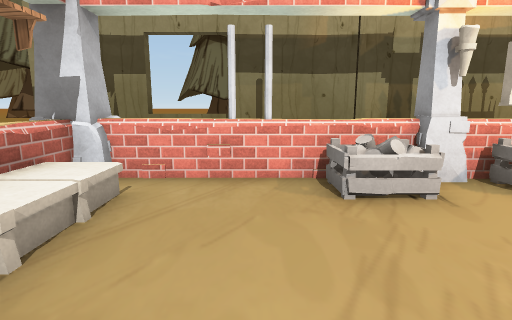
View 1 (above)

12 first-person views from a walk through a Unity game level. The camera is 1.2 m above the floor, tilts 10° down and sees 80° across. The floor is counted in squares, 1 m on a side. Each view is taken from the middle of a square. On the plan, view 1 faces up. The plan holds only what a view shows up to about 13 squares ahead; the rest is blank. The place goes on beyond the plan. Door leaves are left out, so doorways stand open. Some surface patterns are stand-ins.

View 2
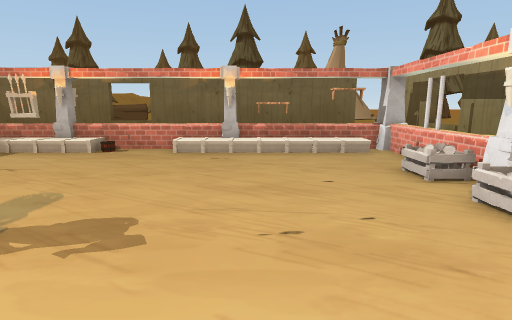

View 3
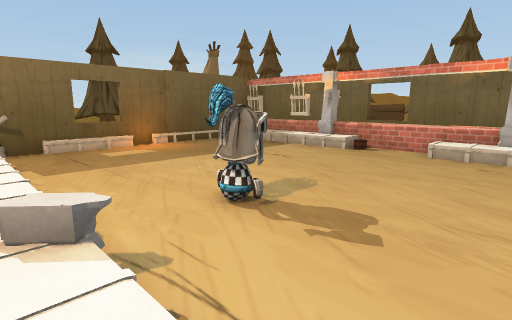

View 4
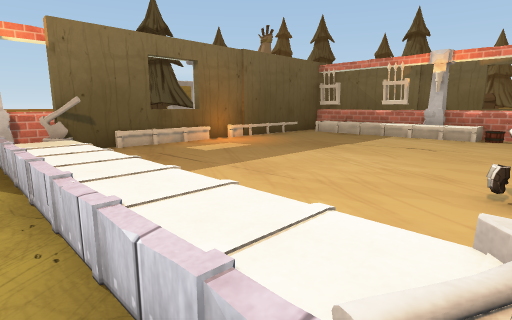

View 5
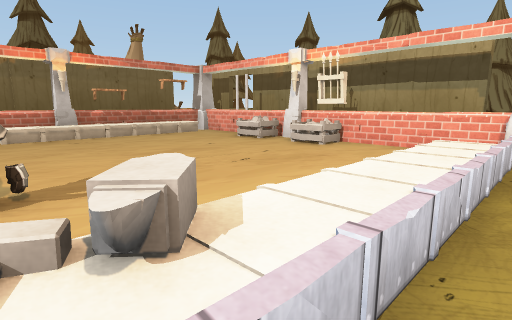

View 6
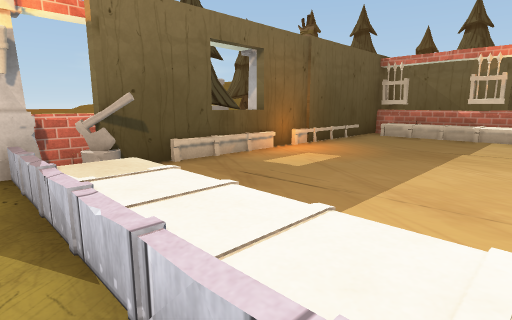

View 7
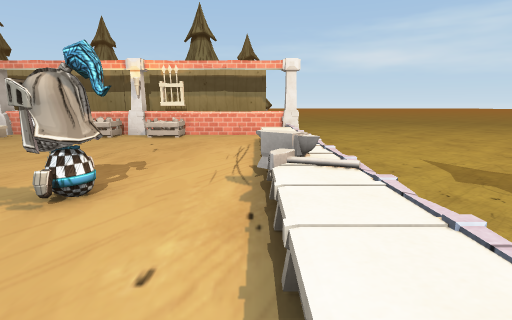

View 8
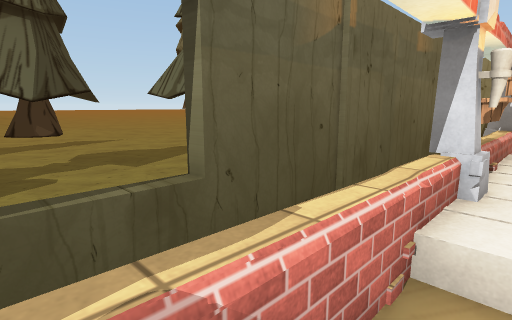

View 9
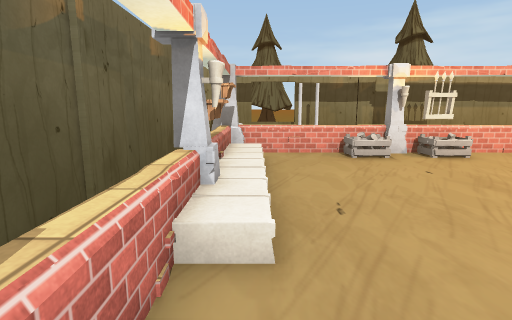

View 10
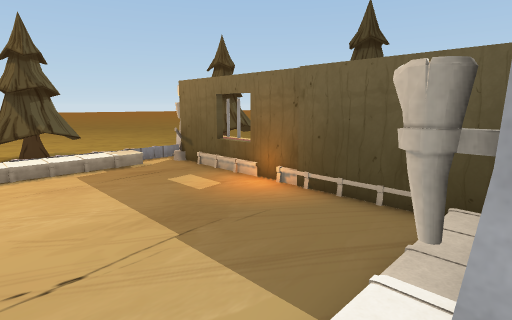

View 11
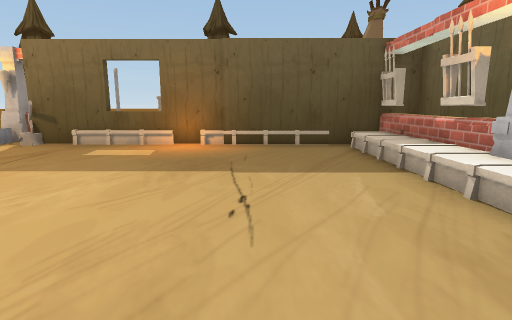

View 12
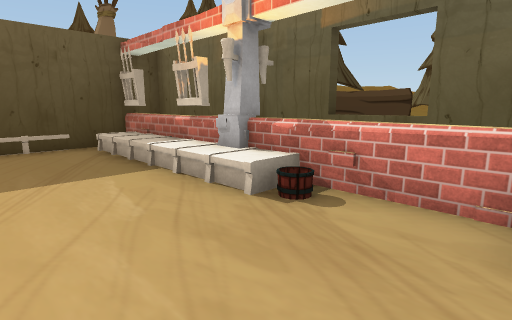

### Floor plan
Key: @ floor where view 1 was taken; # wall or solid block; x gap in a wall; . main floor; : floor 0.5 m higher than the main floor; / step, stairs or slope; = window, fence, low wall or low ledge; ^ raised ledge; T tree; R torch; A axe; E tent; O other object.
Columns run from 18 left of view 1 to 10 right of it. Each row starts with its distance up from view 1.
 13                T          T
 12                TTT        T
 11                TTT
 10                 TT
  9            TTT        TTT
  8             T          TT
  7
  6               ###=#########
  5                #==#=^R##=^^#x
  4               ##/..==.=^...
  3               ##/........./=
  2               #//........./:.
  1               #O/........./:.
  0     .... TT   ##/.@......./:.
 -1    ......TT   #R/........./:.
 -2   ........    #//........./:.
 -3  .........    #=/........./:.
 -4 .....TTT..    #=.......OO./:.
 -5 ......T...    ==/........./:.
 -6          .    #//........./:.
 -7         OO    #R/........./:.
 -8          O    ##/........./:.
 -9          OO   ##/........./:.
-10        TT     #//........./:.
-11               #//.........//.
-12               #=/.........A=.
-13               #########=##AR.
-14                      # ====##
-15
-16                     T       T
-17              E E    TT      T
-18              E E    TT

Positions as (right, up) in squares from view 1, and headings:
1: (0, 0), facing up
2: (9, 0), facing left
3: (9, 0), facing down-left
4: (10, -4), facing down-left
5: (10, -4), facing up-left
6: (10, -7), facing down-left
7: (8, -8), facing up
8: (-2, -6), facing up-left
9: (-2, -6), facing up
10: (-3, -6), facing down-right
11: (1, -3), facing down
12: (1, -3), facing down-left
